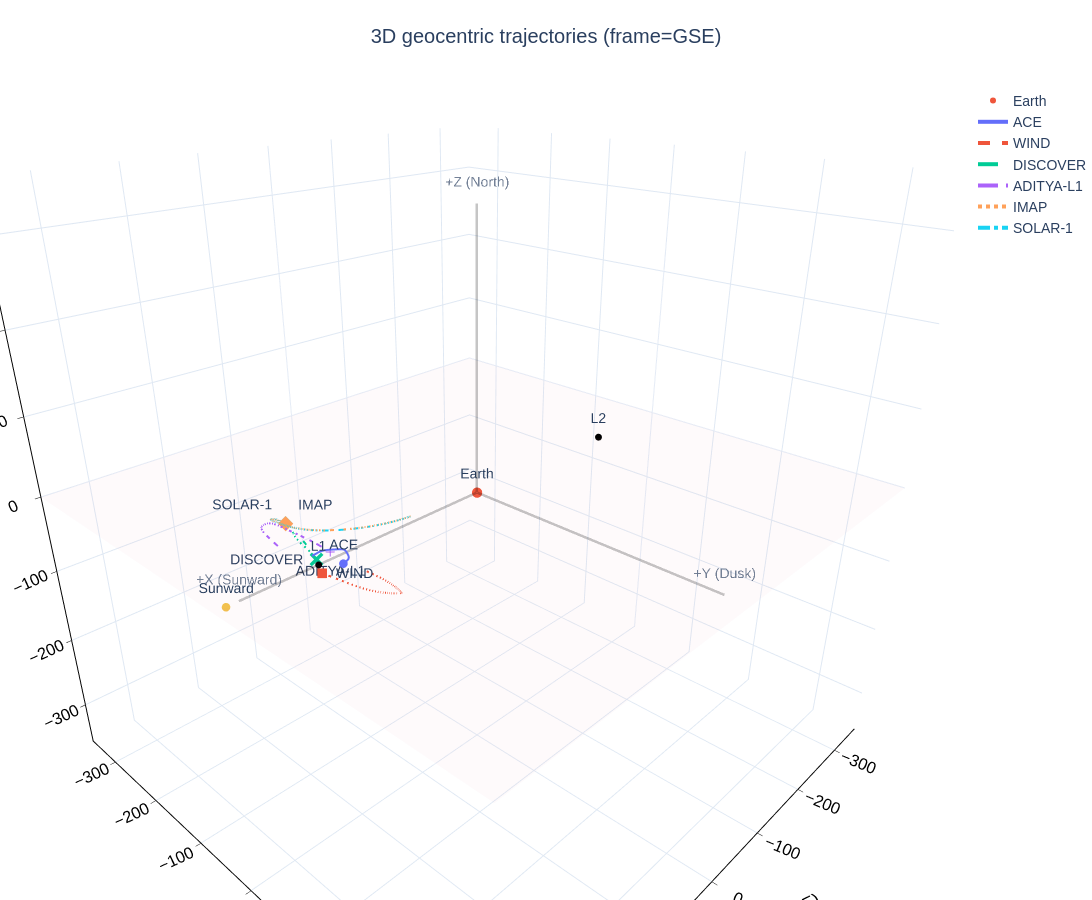

Notebook source saved alongside this figure:
### Code cell
targets = ["ACE", "WIND", "DISCOVER", "ADITYA-L1", "IMAP", 'SOLAR-1']

fig_3d = build_3d_figure(
    targets=targets,
    start="2025-10-01T00:00:00",
    stop="2025-12-10T00:00:00",
    step="6h",
    frame3d="GSE",
    rss_rsun=20,
    #skip_small_bodies=True,
)

fig_3d.show()

### Figure 1 — Plotly figure (JSON) as saved in the notebook; plotly's stock layout.template omitted (floating-point values rounded to 4 significant figures; data arrays with more than 128 entries replaced by an {"elided": "..."} marker saying what was removed)
{"data": [{"hoverinfo": "skip", "name": "Ecliptic plane", "opacity": 0.03, "scene": "scene", "showlegend": false, "showscale": false, "type": "surface", "x": {"elided": "35x35 float values"}, "y": {"elided": "35x35 float values"}, "z": {"elided": "35x35 float values"}}, {"hovertemplate": "Earth at origin (GSE)<extra></extra>", "marker": {"size": 6, "symbol": "circle"}, "mode": "markers+text", "name": "Earth", "scene": "scene", "text": ["Earth"], "textposition": "top center", "type": "scatter3d", "x": [0], "y": [0], "z": [0]}, {"hovertemplate": "ACE<br>x=%{x:.3f} Re<br>y=%{y:.3f} Re<br>z=%{z:.3f} Re<extra></extra>", "line": {"color": "#636EFA", "dash": "solid", "width": 4}, "mode": "lines", "name": "ACE", "scene": "scene", "type": "scatter3d", "x": {"elided": "281 float values"}, "y": {"elided": "281 float values"}, "z": {"elided": "281 float values"}}, {"hovertemplate": "ACE (end)<extra></extra>", "marker": {"color": "#636EFA", "size": 5, "symbol": "circle"}, "mode": "markers+text", "scene": "scene", "showlegend": false, "text": ["ACE"], "textposition": "top center", "type": "scatter3d", "x": [232.1], "y": [37.95], "z": [15.53]}, {"hovertemplate": "WIND<br>x=%{x:.3f} Re<br>y=%{y:.3f} Re<br>z=%{z:.3f} Re<extra></extra>", "line": {"color": "#EF553B", "dash": "dash", "width": 4}, "mode": "lines", "name": "WIND", "scene": "scene", "type": "scatter3d", "x": {"elided": "281 float values"}, "y": {"elided": "281 float values"}, "z": {"elided": "281 float values"}}, {"hovertemplate": "WIND (end)<extra></extra>", "marker": {"color": "#EF553B", "size": 5, "symbol": "square"}, "mode": "markers+text", "scene": "scene", "showlegend": false, "text": ["WIND"], "textposition": "middle right", "type": "scatter3d", "x": [255.1], "y": [32.98], "z": [12.37]}, {"hovertemplate": "DISCOVER<br>x=%{x:.3f} Re<br>y=%{y:.3f} Re<br>z=%{z:.3f} Re<extra></extra>", "line": {"color": "#00CC96", "dash": "longdash", "width": 4}, "mode": "lines", "name": "DISCOVER", "scene": "scene", "type": "scatter3d", "x": {"elided": "281 float values"}, "y": {"elided": "281 float values"}, "z": {"elided": "281 float values"}}, {"hovertemplate": "DISCOVER (end)<extra></extra>", "marker": {"color": "#00CC96", "size": 5, "symbol": "x"}, "mode": "markers+text", "scene": "scene", "showlegend": false, "text": ["DISCOVER"], "textposition": "middle left", "type": "scatter3d", "x": [217.5], "y": [-26.48], "z": [-10.9]}, {"hovertemplate": "ADITYA-L1<br>x=%{x:.3f} Re<br>y=%{y:.3f} Re<br>z=%{z:.3f} Re<extra></extra>", "line": {"color": "#AB63FA", "dash": "longdashdot", "width": 4}, "mode": "lines", "name": "ADITYA-L1", "scene": "scene", "type": "scatter3d", "x": {"elided": "281 float values"}, "y": {"elided": "281 float values"}, "z": {"elided": "281 float values"}}, {"hovertemplate": "ADITYA-L1 (end)<extra></extra>", "marker": {"color": "#AB63FA", "size": 5, "symbol": "cross"}, "mode": "markers+text", "scene": "scene", "showlegend": false, "text": ["ADITYA-L1"], "textposition": "bottom center", "type": "scatter3d", "x": [192.6], "y": [-35.36], "z": [-15.53]}, {"hovertemplate": "IMAP<br>x=%{x:.3f} Re<br>y=%{y:.3f} Re<br>z=%{z:.3f} Re<extra></extra>", "line": {"color": "#FFA15A", "dash": "dot", "width": 4}, "mode": "lines", "name": "IMAP", "scene": "scene", "type": "scatter3d", "x": {"elided": "281 float values"}, "y": {"elided": "281 float values"}, "z": {"elided": "281 float values"}}, {"hovertemplate": "IMAP (end)<extra></extra>", "marker": {"color": "#FFA15A", "size": 5, "symbol": "diamond"}, "mode": "markers+text", "scene": "scene", "showlegend": false, "text": ["IMAP"], "textposition": "top right", "type": "scatter3d", "x": [196.0], "y": [-109.1], "z": [-6.378]}, {"hovertemplate": "SOLAR-1<br>x=%{x:.3f} Re<br>y=%{y:.3f} Re<br>z=%{z:.3f} Re<extra></extra>", "line": {"color": "#19D3F3", "dash": "dashdot", "width": 4}, "mode": "lines", "name": "SOLAR-1", "scene": "scene", "type": "scatter3d", "x": {"elided": "281 float values"}, "y": {"elided": "281 float values"}, "z": {"elided": "281 float values"}}, {"hovertemplate": "SOLAR-1 (end)<extra></extra>", "marker": {"color": "#19D3F3", "size": 5, "symbol": "diamond-open"}, "mode": "markers+text", "scene": "scene", "showlegend": false, "text": ["SOLAR-1"], "textposition": "top left", "type": "scatter3d", "x": [195.8], "y": [-109.5], "z": [-6.431]}, {"hoverinfo": "skip", "line": {"color": "rgba(0,0,0,0.35)", "width": 5}, "mode": "lines+text", "name": "GSE +X (Sunward)", "opacity": 0.65, "scene": "scene", "showlegend": false, "text": ["", "+X (Sunward)"], "textposition": "top center", "type": "scatter3d", "x": [0, 330.7], "y": [0, 0], "z": [0, 0]}, {"hoverinfo": "skip", "line": {"color": "rgba(0,0,0,0.35)", "width": 5}, "mode": "lines+text", "name": "GSE +Y (Dusk)", "opacity": 0.65, "scene": "scene", "showlegend": false, "text": ["", "+Y (Dusk)"], "textposition": "top center", "type": "scatter3d", "x": [0, 0], "y": [0, 330.7], "z": [0, 0]}, {"hoverinfo": "skip", "line": {"color": "rgba(0,0,0,0.35)", "width": 5}, "mode": "lines+text", "name": "GSE +Z (North)", "opacity": 0.65, "scene": "scene", "showlegend": false, "text": ["", "+Z (North)"], "textposition": "top center", "type": "scatter3d", "x": [0, 0], "y": [0, 0], "z": [0, 330.7]}, {"hoverinfo": "skip", "marker": {"color": "#f2c14e", "size": 5, "symbol": "circle"}, "mode": "markers+text", "name": "Sunward boundary", "scene": "scene", "showlegend": false, "text": ["Sunward"], "textposition": "top center", "type": "scatter3d", "x": [345.1], "y": [0], "z": [0]}, {"hovertemplate": "%{text}<extra></extra>", "marker": {"color": "black", "size": 4, "symbol": "circle"}, "mode": "markers+text", "name": "Lagrange points", "scene": "scene", "showlegend": false, "text": ["L1", "L2"], "textposition": "top center", "type": "scatter3d", "x": [234.5, -234.5], "y": [0, 0], "z": [0, 0]}], "layout": {"font": {"family": "Arial", "size": 14}, "height": 900, "legend": {"groupclick": "togglegroup"}, "margin": {"b": 0, "l": 0, "r": 0, "t": 85}, "scene": {"aspectmode": "cube", "camera": {"eye": {"x": 1.05, "y": 1, "z": 0.7}}, "domain": {"x": [0, 1], "y": [0, 1]}, "xaxis": {"linecolor": "black", "linewidth": 2, "range": [-359.5, 359.5], "showbackground": false, "showline": true, "showspikes": false, "tickcolor": "black", "tickfont": {"color": "black"}, "ticks": "outside", "title": {"font": {"color": "black"}, "text": "X [Re] (GSE)"}}, "yaxis": {"linecolor": "black", "linewidth": 2, "range": [-359.5, 359.5], "showbackground": false, "showline": true, "showspikes": false, "tickcolor": "black", "tickfont": {"color": "black"}, "ticks": "outside", "title": {"font": {"color": "black"}, "text": "Y [Re] (GSE)"}}, "zaxis": {"linecolor": "black", "linewidth": 2, "range": [-359.5, 359.5], "showbackground": false, "showline": true, "showspikes": false, "tickcolor": "black", "tickfont": {"color": "black"}, "ticks": "outside", "title": {"font": {"color": "black"}, "text": "Z [Re] (GSE)"}}}, "title": {"text": "3D geocentric trajectories (frame=GSE)", "x": 0.5, "xanchor": "center"}, "width": 1800}}
